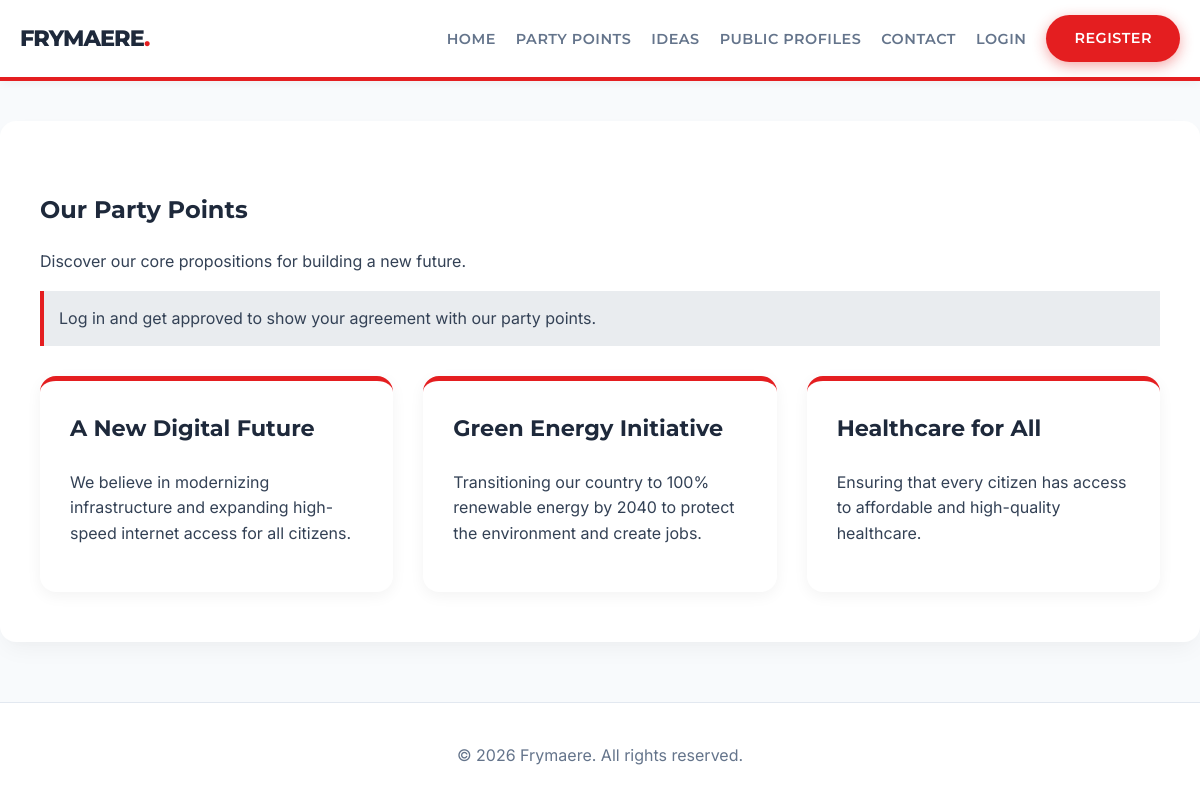
/points.php, run on the app's committed database.
### tables this page shows
CREATE TABLE `settings` (
  `id` int(11) NOT NULL AUTO_INCREMENT,
  `site_title` varchar(255) NOT NULL DEFAULT 'Ardhmja',
  `site_description` text,
  `home_banner_text` varchar(255) DEFAULT 'Building a New Republic Together',
  `join_us_btn` varchar(255) DEFAULT 'Join Us Now',
  `home_core_values_title` varchar(255) DEFAULT 'Our Core Values',
  `home_core_values_text` text,
  `view_points_btn` varchar(255) DEFAULT 'View Party Points',
  `home_latest_ideas_title` varchar(255) DEFAULT 'Latest Community Ideas',
  `view_ideas_btn` varchar(255) DEFAULT 'View All Ideas',
  `points_page_title` varchar(255) DEFAULT 'Our Party Points',
  `points_page_text` text,
  `ideas_page_title` varchar(255) DEFAULT 'Community Ideas',
  `ideas_page_text` text,
  `submit_idea_btn` varchar(255) DEFAULT 'Submit an Idea',
  `contact_page_title` varchar(255) DEFAULT 'Contact Us',
  `contact_page_text` text,
  `register_page_title` varchar(255) DEFAULT 'Register',
  `login_page_title` varchar(255) DEFAULT 'Login',
  `footer_text` varchar(255) DEFAULT 'All rights reserved.',
  `email_verification_subject` varchar(255) DEFAULT 'Verify your email for {site_title}',
  `email_verification_message` text,
  `menu_home` varchar(255) DEFAULT 'Home',
  `menu_points` varchar(255) DEFAULT 'Party Points',
  `menu_ideas` varchar(255) DEFAULT 'Ideas',
  `menu_profiles` varchar(255) DEFAULT 'Public Profiles',
  `menu_contact` varchar(255) DEFAULT 'Contact',
  `menu_profile` varchar(255) DEFAULT 'Profile',
  `menu_admin` varchar(255) DEFAULT 'Admin Panel',
  `menu_logout` varchar(255) DEFAULT 'Logout',
  `menu_login` varchar(255) DEFAULT 'Login',
  `menu_register` varchar(255) DEFAULT 'Register',
  PRIMARY KEY (`id`)
);

CREATE TABLE `party_points` (
  `id` int(11) NOT NULL AUTO_INCREMENT,
  `title` varchar(255) NOT NULL,
  `description` text,
  `created_at` timestamp DEFAULT CURRENT_TIMESTAMP,
  PRIMARY KEY (`id`)
);

### includes/db.php (called while the page is built, shortened)
<?php
$host = 'localhost';
$dbname = 'ardhmja';
$username = 'root';
$password = '';
try {
    $pdo = new PDO("mysql:host=$host;dbname=$dbname;charset=utf8", $username, $password);
    $pdo->setAttribute(PDO::ATTR_ERRMODE, PDO::ERRMODE_EXCEPTION);
} catch (PDOException $e) {
    $pdo = null;
}
$global_settings = [];
if ($pdo) {
    $stmt = $pdo->query("SELECT * FROM settings WHERE id = 1");
    if ($stmt) {
        $global_settings = $stmt->fetch(PDO::FETCH_ASSOC) ?: [];
    }
}
$t_site_title = $global_settings['site_title'] ?? 'Frymaere';
$t_points_page_title = $global_settings['points_page_title'] ?? 'Our Party Points';
$t_points_page_text = $global_settings['points_page_text'] ?? 'Discover our core propositions for building a new future.';
$t_footer_text = $global_settings['footer_text'] ?? 'All rights reserved.';
$t_menu_home = $global_settings['menu_home'] ?? 'Home';
$t_menu_points = $global_settings['menu_points'] ?? 'Party Points';
$t_menu_ideas = $global_settings['menu_ideas'] ?? 'Ideas';
$t_menu_profiles = $global_settings['menu_profiles'] ?? 'Public Profiles';
$t_menu_contact = $global_settings['menu_contact'] ?? 'Contact';
$t_menu_login = $global_settings['menu_login'] ?? 'Login';
$t_menu_register = $global_settings['menu_register'] ?? 'Register';
?>

### points.php (the view, shortened to what this page needs)
<?php
require_once 'includes/db.php';
$points = [];
if ($pdo) {
    $points = $pdo->query("SELECT * FROM party_points ORDER BY created_at ASC")->fetchAll();
}
?>
<!DOCTYPE html>
<html lang="en">
<head>
    <link rel="stylesheet" href="assets/css/style.css">
</head>
<body>
    <?php include 'includes/header.php'; ?>
    <div class="container main-content">
        <h2><?= htmlspecialchars($t_points_page_title) ?></h2>
        <p><?= $t_points_page_text ?></p>
        <?php if (!isset($_SESSION['user_id'])): ?>
            <p class="info-box">Log in and get approved to show your agreement with our party points.</p>
        <?php endif; ?>
        <div class="points-grid">
            <?php foreach ($points as $p): ?>
                <div class="point-card">
                    <h3><?= htmlspecialchars($p['title']) ?></h3>
                    <p><?= nl2br(htmlspecialchars($p['description'])) ?></p>
                </div>
            <?php endforeach; ?>
        </div>
    </div>
    <?php include "includes/footer.php"; ?>
</body>
</html>

### includes/header.php (shortened to what this page needs)
<header class="main-header">
    <div class="container header-container">
        <div class="logo">
            <a href="index.php"><h1><?= htmlspecialchars($t_site_title ?? 'Ardhmja') ?></h1></a>
        </div>
        <nav class="main-nav">
            <ul>
                <li><a href="index.php"><?= htmlspecialchars($t_menu_home) ?></a></li>
                <li><a href="points.php"><?= htmlspecialchars($t_menu_points) ?></a></li>
                <li><a href="ideas.php"><?= htmlspecialchars($t_menu_ideas) ?></a></li>
                <li><a href="public_profiles.php"><?= htmlspecialchars($t_menu_profiles) ?></a></li>
                <li><a href="contact.php"><?= htmlspecialchars($t_menu_contact) ?></a></li>
                <?php if (isset($_SESSION['user_id'])): ?>
                    <li><a href="profile.php"><?= htmlspecialchars($t_menu_profile) ?></a></li>
                    <?php if ($_SESSION['role'] === 'admin'): ?>
                        <li><a href="admin/index.php"><?= htmlspecialchars($t_menu_admin) ?></a></li>
                    <?php endif; ?>
                    <li><a href="logout.php" class="btn-logout"><?= htmlspecialchars($t_menu_logout) ?> (<?= htmlspecialchars($_SESSION['username']) ?>)</a></li>
                <?php else: ?>
                    <li><a href="login.php"><?= htmlspecialchars($t_menu_login) ?></a></li>
                    <li><a href="register.php" class="btn"><?= htmlspecialchars($t_menu_register) ?></a></li>
                <?php endif; ?>
            </ul>
        </nav>
    </div>
</header>

### includes/footer.php
<footer class="main-footer">
    <div class="container">
        <p>&copy; <?= date('Y') ?> <?= htmlspecialchars($t_site_title ?? 'Ardhmja') ?>. <?= htmlspecialchars($t_footer_text ?? 'All rights reserved.') ?></p>
    </div>
</footer>

### assets/css/style.css (style rules this page uses)
:root { --primary-color: #e41e20; --secondary-color: #1e293b; --accent-color: #FFFFFF; --text-color: #334155; --text-light: #64748b; --bg-color: #f8fafc; --card-bg: #ffffff; --font-family: 'Inter', -apple-system, BlinkMacSystemFont, 'Segoe UI', Roboto, Helvetica, Arial, sans-serif; --heading-font: 'Montserrat', sans-serif; --border-radius: 16px; --box-shadow: 0 10px 25px -5px rgba(0, 0, 0, 0.05), 0 8px 10px -6px rgba(0, 0, 0, 0.01); }
body { margin: 0; padding: 0; font-family: var(--font-family); color: var(--text-color); background-color: var(--bg-color); line-height: 1.6; }
h1, h2, h3, h4, h5, h6 { font-family: var(--heading-font); font-weight: 700; color: var(--secondary-color); }
a { color: var(--primary-color); text-decoration: none; transition: color 0.3s ease; }
.container { max-width: 1200px; margin: 0 auto; padding: 0 20px; }
.main-header { background: var(--card-bg); border-bottom: 4px solid var(--primary-color); box-shadow: 0 2px 10px rgba(0,0,0,0.05); position: sticky; top: 0; z-index: 1000; }
.header-container { display: flex; justify-content: space-between; align-items: center; padding: 15px 20px; }
.logo a { text-decoration: none; }
.logo h1 { margin: 0; color: var(--secondary-color); font-size: 1.4em; font-weight: 800; letter-spacing: -1px; text-transform: uppercase; }
.logo h1::after { content: '.'; color: var(--primary-color); }
.main-nav ul { list-style: none; display: flex; margin: 0; padding: 0; align-items: center; }
.main-nav li { margin-left: 20px; }
.main-nav a { color: var(--text-light); font-weight: 600; font-family: var(--heading-font); text-transform: uppercase; font-size: 0.9em; letter-spacing: 0.5px; transition: color 0.3s ease; }
.btn { display: inline-block; padding: 12px 28px; background: var(--primary-color); color: var(--accent-color) !important; border: none; border-radius: 30px; cursor: pointer; font-weight: 700; font-family: var(--heading-font); text-transform: uppercase; font-size: 0.9em; letter-spacing: 1px; text-align: center; transition: all 0.3s cubic-bezier(0.4, 0, 0.2, 1); box-shadow: 0 4px 14px 0 rgba(228, 30, 32, 0.39); }
.main-content { padding: 50px 40px; background: var(--card-bg); min-height: 50vh; border-radius: var(--border-radius); box-shadow: var(--box-shadow); margin-top: 40px; margin-bottom: 40px; }
.info-box { background: #e9ecef; padding: 15px; border-left: 4px solid var(--primary-color); }
.points-grid { display: grid; grid-template-columns: repeat(auto-fill, minmax(320px, 1fr)); gap: 30px; margin-top: 30px; }
.point-card { background: var(--card-bg); padding: 30px; border-radius: var(--border-radius); border-top: 5px solid var(--primary-color); box-shadow: 0 4px 15px rgba(0,0,0,0.05); transition: transform 0.3s ease; }
.point-card h3 { margin-top: 0; color: var(--secondary-color); font-size: 1.4em; }
.main-footer { background: #ffffff; color: var(--text-light); text-align: center; padding: 40px 0; margin-top: 60px; border-top: 1px solid #e2e8f0; }
.main-footer p { margin: 0; }

### data on the page
settings: site_title "FRYMAERE", menu_home "HOME", menu_points "PARTY POINTS", menu_ideas "IDEAS", menu_profiles "PUBLIC PROFILES", menu_contact "CONTACT", menu_login "LOGIN", menu_register "REGISTER", points_page_title "Our Party Points", points_page_text "Discover our core propositions for building a new future.", site_title "Frymaere", footer_text "All rights reserved."
party_points: title "A New Digital Future", description "We believe in modernizing infrastructure and expanding high-speed internet access for all citizens."
party_points: title "Green Energy Initiative", description "Transitioning our country to 100% renewable energy by 2040 to protect the environment and create jobs."
party_points: title "Healthcare for All", description "Ensuring that every citizen has access to affordable and high-quality healthcare."
